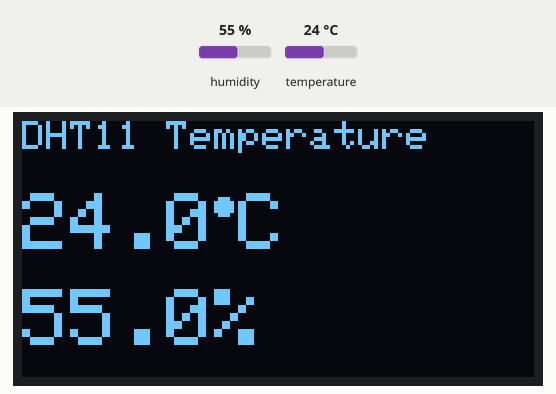
Simulated run of this sketch. Board: ESP8266 (NodeMCU). Parts: 128×64 one-colour display. The test bench sets the inputs (shaded band); at power-on: humidity 55 %, temperature 24 °C. What the sketch prints to the serial monitor is not drawn.

Above: at 3.2 s.
3.3 s: humidity set to 22 %
At 4.9 s:
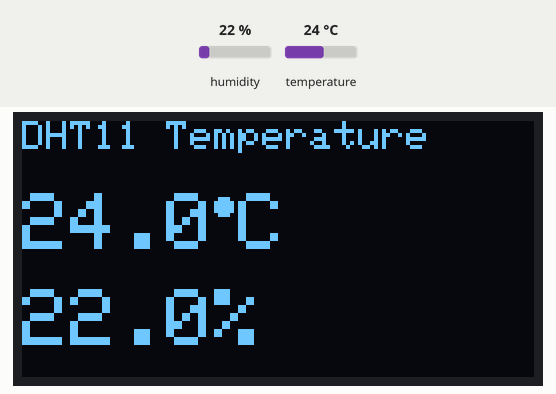
6.0 s: temperature set to 12 °C
At 7.1 s:
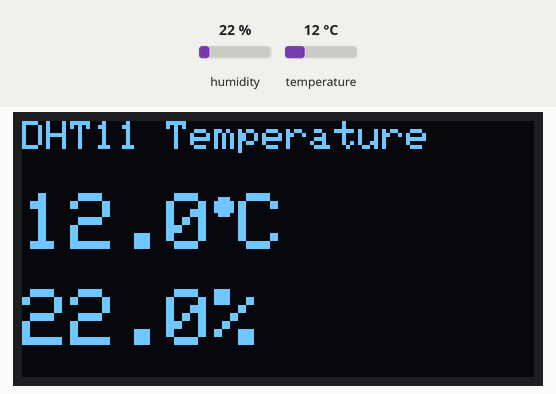
8.7 s: humidity set to 40 %
At 11.3 s:
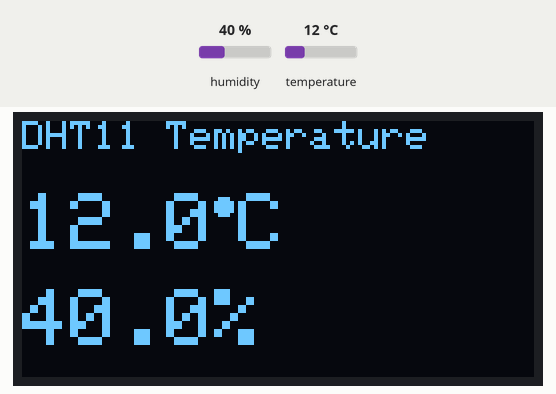
11.8 s: temperature set to 19 °C
At 13.4 s:
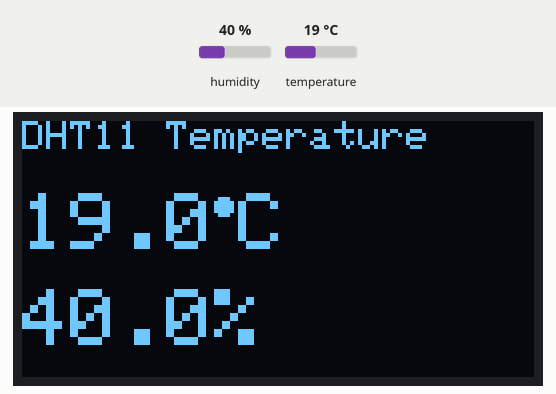
Timing chart, 0 to 14.9 s (numbered marks = the images above; inputs shaded):
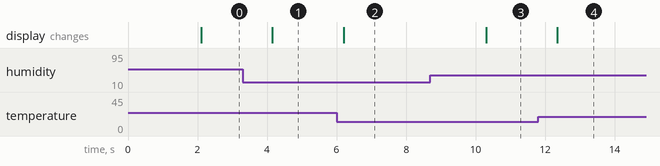

The sketch:

IdeaSparkEsp8266.ino
```cpp
#include <Wire.h>
#include <Adafruit_GFX.h>
#include <Adafruit_SSD1306.h>
#include <DHT.h>

// ========================================
// DHT11設定
// ========================================
#define DHT_PIN D2
#define DHT_TYPE DHT11

DHT dht(DHT_PIN, DHT_TYPE);

// ========================================
// OLED設定
// ========================================
#define SCREEN_WIDTH 128
#define SCREEN_HEIGHT 64
#define OLED_ADDR 0x3C

Adafruit_SSD1306 display(
  SCREEN_WIDTH,
  SCREEN_HEIGHT,
  &Wire,
  -1
);

// ========================================
// 前回の正常値
// ========================================
float lastTemperature = NAN;
float lastHumidity = NAN;

// ========================================
// エラー回数
// ========================================
int errorCount = 0;

// ========================================
// 初期設定
// ========================================
void setup() {

  Serial.begin(115200);

  // DHT11開始
  dht.begin();

  // ESP8266 OLED I2C
  // SDA = D6(GPIO12)
  // SCL = D5(GPIO14)
  Wire.begin(D6, D5);

  // OLED開始
  if (!display.begin(SSD1306_SWITCHCAPVCC, OLED_ADDR)) {

    Serial.println("OLEDが見つかりません");

    // OLEDがない場合は停止
    while (true) {
      delay(1000);
    }
  }

  // OLED初期表示
  display.clearDisplay();
  display.setTextColor(SSD1306_WHITE);

  display.setTextSize(2);
  display.setCursor(20, 10);
  display.println("DHT11");

  display.setTextSize(1);
  display.setCursor(20, 40);
  display.println("Starting...");

  display.display();

  delay(2000);
}

// ========================================
// メインループ
// ========================================
void loop() {

  // ========================================
  // DHT11から読み取り
  // ========================================

  float temperature = dht.readTemperature();
  float humidity = dht.readHumidity();

  // ========================================
  // 読み取り結果を確認
  // ========================================

  if (isnan(temperature) || isnan(humidity)) {

    // 読み取り失敗
    errorCount++;

    Serial.println("DHT11 ERROR");
    Serial.print("Error count: ");
    Serial.println(errorCount);

    // ========================================
    // OLEDにERROR表示
    // ========================================

    display.clearDisplay();
    display.setTextColor(SSD1306_WHITE);

    display.setTextSize(1);
    display.setCursor(0, 0);
    display.println("DHT11 Temperature");

    display.setTextSize(2);
    display.setCursor(0, 20);
    display.println("ERROR");

    display.setTextSize(1);
    display.setCursor(0, 48);
    display.print("Error count: ");
    display.println(errorCount);

    // ここで必ずOLEDを更新
    display.display();

  }
  else {

    // ========================================
    // 読み取り成功
    // ========================================

    lastTemperature = temperature;
    lastHumidity = humidity;

    // エラー回数をリセット
    errorCount = 0;

    // シリアル表示
    Serial.print("Temperature: ");
    Serial.print(temperature, 1);
    Serial.println(" C");

    Serial.print("Humidity: ");
    Serial.print(humidity, 1);
    Serial.println(" %");

    // ========================================
    // OLED表示
    // ========================================

    display.clearDisplay();
    display.setTextColor(SSD1306_WHITE);

    // タイトル
    display.setTextSize(1);
    display.setCursor(0, 0);
    display.println("DHT11 Temperature");

    // ========================================
    // 温度
    // ========================================

    display.setTextSize(2);
    display.setCursor(0, 18);

    display.print(temperature, 1);

    // Cの位置
    int x = display.getCursorX();

    display.setCursor(x + 6, 18);
    display.print("C");

    // 度記号
    display.fillCircle(
      x + 2,
      21,
      2,
      SSD1306_WHITE
    );

    // ========================================
    // 湿度
    // ========================================

    display.setTextSize(2);
    display.setCursor(0, 42);

    display.print(humidity, 1);
    display.println("%");

    // OLED更新
    display.display();
  }

  // ========================================
  // DHT11は最低でも約2秒間隔
  // ========================================

  delay(2000);
}
```

Measured:
- after the input at 3.3 s, the display: changes after 0.85 s (image 1)
- after the input at 6.0 s, the display: changes after 0.20 s (image 2)
- after the input at 8.7 s, the display: changes after 1.6 s (image 3)
- after the input at 11.8 s, the display: changes after 0.55 s (image 4)
